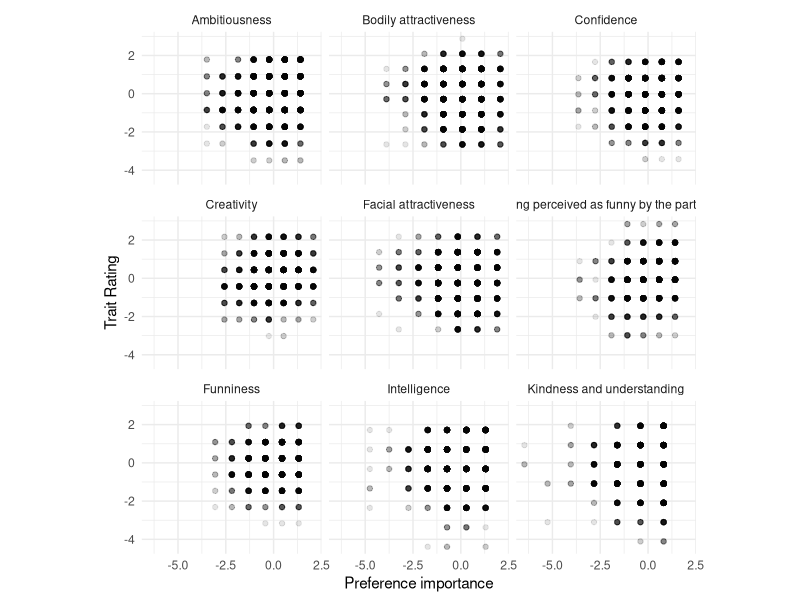

Write the R code that produced this figure.
#library(sjmisc)

library(lmerTest)
library(lme4)
library(lattice)
library(ggplot2)
#descriptive statistics
setwd(".../Revision/Data and code/Analyses")


recent=read.csv("2014-2019 Speed Dating Data.csv")

recent$year=rep(NA,length(recent$id))
recent$year=floor(as.numeric(recent$sessionid)/100)
recent$year=as.factor(recent$year)
recent$age=as.numeric(recent$age)
recent$sessionid=as.factor(recent$sessionid)



##################
## "metaanalysis"
##reshaped data


recent=subset(recent,year %in% c(14,15,16,17,18,19))

relevant=data.frame("id"=recent$id,
                 "sex"=recent$sex,
                 "year"=recent$year,
                 "partnerid"=recent$partnerid,
                 "sessionid"=recent$sessionid,
                 "goattrac"=scale(recent$goattrac),
                 "gfa"=scale(recent$gfattrac),
                 "impfa"=scale(recent$impfa),
                 "gba"=scale(recent$gbattrac),
                 "impba"=scale(recent$impba),
                 "gku"=scale(recent$gkindunder),
                 "impku"=scale(recent$impku),
                 "gam"=scale(recent$gambitious),
                 "impam"=scale(recent$impam),
                 "gin"=scale(recent$gintelligent),
                 "impin"=scale(recent$impin),
                 "gco"=scale(recent$gconfident),
                 "impco"=scale(recent$impco),
                 "ghp"=scale(recent$gfunny),
                 "imphp"=scale(recent$imphp),
                 "gha"=scale(recent$gpercfunny),
                 "impha"=scale(recent$impha),
                 "gcr"=scale(recent$gcreative),
                 "impcr"=scale(recent$impcr)
  )

library(tidyverse)
library(tidyr)

#traits=c("gfattrac","gbattrac","gkindunder","gambitious","gintelligent", "gconfident","gfunny", "gpercfunny",
#"gcreative")

reshaped_data <- relevant %>%
  pivot_longer(cols = starts_with("imp") ,names_pattern="imp(\\w+)", names_to = "trait", values_to = "importances")#%>%
    
reshaped_data=  reshaped_data%>%
  pivot_longer(cols =contains(c("gfa","gba","gku","gam","gin","gco","gha","ghp","gcr")) ,names_pattern="g(\\w+)", names_to = "trait1", values_to = "rating")

#only keep the ones where trait 1 and trait 2 are the same
reshaped_data=subset(reshaped_data,trait==trait1)

reshaped_data_imp=reshaped_data

head(reshaped_data_imp)
write.csv(reshaped_data_imp,"Reshaped data for omni meta analysis importances.csv")

library(lmerTest)
summary(lmer(scale(goattrac)~importances*rating+sex+
               (1|partnerid)+
               (1+rating|id)+
               (rating+importances|trait)+
               (1|sessionid)
               ,data=reshaped_data_imp))



#Trait by trait absolute difference using pref levels

relevant=data.frame("id"=recent$id,
                    "sex"=recent$sex,
                    "year"=recent$year,
                    "partnerid"=recent$partnerid,
                    "sessionid"=recent$sessionid,
                    "goattrac"=scale(recent$goattrac),
                    "gfa"=recent$gfattrac,
                    "prefa"=recent$prefa,
                    "gba"=recent$gbattrac,
                    "preba"=recent$preba,
                    "gku"=recent$gkindunder,
                    "preku"=recent$preku,
                    "gam"=recent$gambitious,
                    "pream"=recent$pream,
                    "gin"=recent$gintelligent,
                    "prein"=recent$prein,
                    "gco"=recent$gconfident,
                    "preco"=recent$preco,
                    "ghp"=recent$gfunny,
                    "prehp"=recent$prehp,
                    "gha"=recent$gpercfunny,
                    "preha"=recent$preha,
                    "gcr"=recent$gcreative,
                    "precr"=recent$precr)


library(tidyverse)
library(tidyr)

#traits=c("gfattrac","gbattrac","gkindunder","gambitious","gintelligent", "gconfident","gfunny", "gpercfunny",
#"gcreative")

reshaped_data <- relevant %>%
  pivot_longer(cols = starts_with("pre") ,names_pattern="pre(\\w+)", names_to = "trait", values_to = "preference")#%>%

reshaped_data=  reshaped_data%>%
  pivot_longer(cols =contains(c("gfa","gba","gku","gam","gin","gco","gha","ghp","gcr")) ,names_pattern="g(\\w+)", names_to = "trait1", values_to = "rating")

#only keep the ones where trait 1 and trait 2 are the same
reshaped_data=subset(reshaped_data,trait==trait1)

reshaped_data$absdiff=abs(reshaped_data$preference-reshaped_data$rating)


reshaped_data_preflevel=reshaped_data
summary(lmer(goattrac~scale(absdiff)+scale(rating)+scale(preference)+sex+
               (1|partnerid)+
               (1+rating|id)+
               (rating+preference|trait)+
               (1|sessionid)
             ,data=reshaped_data))











#graph of variances for prefs and ratings
library(ggplot2)


reshaped_data_imp

custom_labels <- c(
  "am" = "Ambitiousness",
  "ba" = "Bodily attractiveness",
  "co" = "Confidence",
  "cr" = "Creativity",
  "fa" = "Facial attractiveness",
  "ha" = "Being perceived as funny by the partner",
  "hp" = "Funniness",
  "in" = "Intelligence",
  "ku" = "Kindness and understanding"
)
ggplot(reshaped_data_imp, aes(x = importances, y = rating)) +
  geom_jitter(alpha=0.1) +
  #geom_histogram()+
  facet_wrap(~ trait , ncol = 3,labeller = labeller(trait = custom_labels)) +  # Create 3x3 grid
  labs(x = "Preference importance", y = "Trait Rating") +
  theme_minimal() +
  coord_fixed(ratio = 1)
